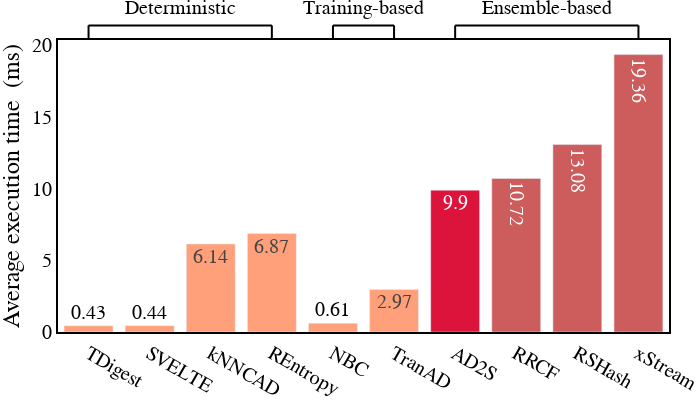

Here is the notebook cell this chart was saved with:
### Code cell
import plotly.graph_objects as go 
import numpy as np

fig = go.Figure()
colors = ['lightsalmon'] * 6 + ['crimson'] + ['indianred'] * 3
fig.add_trace(go.Bar(x=df_mean.index, y=df_mean.values, textposition='auto',text=df_mean.values,marker_color=colors))


fig.add_shape(type="line",
        xref="x", yref="paper",
        x0=df_mean.index[0], y0=1, x1=df_mean.index[0], y1=1.05,
        line=dict(
            color="black",
            width=2,
        )
    )
fig.add_shape(type="line",
        xref="x", yref="paper",
        x0=df_mean.index[3], y0=1, x1=df_mean.index[3], y1=1.05,
        line=dict(
            color="black",
            width=2,
        )
    )

fig.add_shape(type="line",
    xref="x", yref="paper",
    x0=df_mean.index[0], y0=1.05, x1=df_mean.index[3], y1=1.05,
    line=dict(
        color="black",
        width=2,
    )
)

fig.add_annotation(dict(font=dict(size=14),
    x=1.5,
    y=1.15,
    showarrow=False,
    text='Deterministic',
    textangle=0,
    xref="x", yref="paper",
    font_size = 20
))


fig.add_shape(type="line",
        xref="x", yref="paper",
        x0=df_mean.index[9], y0=1, x1=df_mean.index[9], y1=1.05,
        line=dict(
            color="black",
            width=2,
        )
    )
fig.add_shape(type="line",
        xref="x", yref="paper",
        x0=df_mean.index[6], y0=1, x1=df_mean.index[6], y1=1.05,
        line=dict(
            color="black",
            width=2,
        )
    )

fig.add_shape(type="line",
    xref="x", yref="paper",
    x0=df_mean.index[6], y0=1.05, x1=df_mean.index[9], y1=1.05,
    line=dict(
        color="black",
        width=2,
    )
)


fig.add_annotation(dict(font=dict(size=14),
    x=4.5,
    y=1.15,
    showarrow=False,
    text='Training-based',
    textangle=0,
    xref="x", yref="paper",
    font_size = 20
))


fig.add_shape(type="line",
        xref="x", yref="paper",
        x0=df_mean.index[4], y0=1, x1=df_mean.index[4], y1=1.05,
        line=dict(
            color="black",
            width=2,
        )
    )
fig.add_shape(type="line",
        xref="x", yref="paper",
        x0=df_mean.index[5], y0=1, x1=df_mean.index[5], y1=1.05,
        line=dict(
            color="black",
            width=2,
        )
    )

fig.add_shape(type="line",
    xref="x", yref="paper",
    x0=df_mean.index[4], y0=1.05, x1=df_mean.index[5], y1=1.05,
    line=dict(
        color="black",
        width=2,
    )
)



fig.add_annotation(dict(font=dict(size=14),
    x=7.5,
    y=1.15,
    showarrow=False,
    text='Ensemble-based',
    textangle=0,
    xref="x", yref="paper",
    font_size = 20
))

fig.update_layout(
    plot_bgcolor="white",
    xaxis=dict(
        # title= f"Anomaly detection methods",
        showline=True,
        showgrid=False,
        linecolor="black",
        linewidth=2,
        mirror=True,
    ),
    yaxis=dict(
        title="Average execution time  (ms)",
        showline=True,
        showgrid=False,
        linecolor="black",
        linewidth=2,
        mirror=True,
        tickmode="auto"
    ),
    font_family="Times New Roman",
    font_color="black",
    height=400,
    width=700,
    margin=dict(l=0, r=0, b=0, t=40),
    legend=dict(x=0.6, y=0, bgcolor="rgba(0,0,0,0)"),
    font=dict(size=20),
    # yaxis_range=[0.5, 1.0],
    # xaxis=dict(tickvals=list(cfg.experiments.chains.candidate)),
)
fig.write_image('./avg_time.pdf')
fig

### Figure 1 — Plotly figure (JSON) as saved in the notebook; plotly's stock layout.template omitted (floating-point values rounded to 4 significant figures)
{"data": [{"marker": {"color": ["lightsalmon", "lightsalmon", "lightsalmon", "lightsalmon", "lightsalmon", "lightsalmon", "crimson", "indianred", "indianred", "indianred"]}, "text": [0.43, 0.44, 6.14, 6.87, 0.61, 2.97, 9.9, 10.72, 13.08, 19.36], "textposition": "auto", "type": "bar", "x": ["TDigest", "SVELTE", "kNNCAD", "REntropy", "NBC", "TranAD", "AD2S", "RRCF", "RSHash", "xStream"], "y": [0.43, 0.44, 6.14, 6.87, 0.61, 2.97, 9.9, 10.72, 13.08, 19.36]}], "layout": {"annotations": [{"font": {"size": 20}, "showarrow": false, "text": "Deterministic", "textangle": 0, "x": 1.5, "xref": "x", "y": 1.15, "yref": "paper"}, {"font": {"size": 20}, "showarrow": false, "text": "Training-based", "textangle": 0, "x": 4.5, "xref": "x", "y": 1.15, "yref": "paper"}, {"font": {"size": 20}, "showarrow": false, "text": "Ensemble-based", "textangle": 0, "x": 7.5, "xref": "x", "y": 1.15, "yref": "paper"}], "font": {"color": "black", "family": "Times New Roman", "size": 20}, "height": 400, "legend": {"bgcolor": "rgba(0,0,0,0)", "x": 0.6, "y": 0}, "margin": {"b": 0, "l": 0, "r": 0, "t": 40}, "plot_bgcolor": "white", "shapes": [{"line": {"color": "black", "width": 2}, "type": "line", "x0": "TDigest", "x1": "TDigest", "xref": "x", "y0": 1, "y1": 1.05, "yref": "paper"}, {"line": {"color": "black", "width": 2}, "type": "line", "x0": "REntropy", "x1": "REntropy", "xref": "x", "y0": 1, "y1": 1.05, "yref": "paper"}, {"line": {"color": "black", "width": 2}, "type": "line", "x0": "TDigest", "x1": "REntropy", "xref": "x", "y0": 1.05, "y1": 1.05, "yref": "paper"}, {"line": {"color": "black", "width": 2}, "type": "line", "x0": "xStream", "x1": "xStream", "xref": "x", "y0": 1, "y1": 1.05, "yref": "paper"}, {"line": {"color": "black", "width": 2}, "type": "line", "x0": "AD2S", "x1": "AD2S", "xref": "x", "y0": 1, "y1": 1.05, "yref": "paper"}, {"line": {"color": "black", "width": 2}, "type": "line", "x0": "AD2S", "x1": "xStream", "xref": "x", "y0": 1.05, "y1": 1.05, "yref": "paper"}, {"line": {"color": "black", "width": 2}, "type": "line", "x0": "NBC", "x1": "NBC", "xref": "x", "y0": 1, "y1": 1.05, "yref": "paper"}, {"line": {"color": "black", "width": 2}, "type": "line", "x0": "TranAD", "x1": "TranAD", "xref": "x", "y0": 1, "y1": 1.05, "yref": "paper"}, {"line": {"color": "black", "width": 2}, "type": "line", "x0": "NBC", "x1": "TranAD", "xref": "x", "y0": 1.05, "y1": 1.05, "yref": "paper"}], "width": 700, "xaxis": {"linecolor": "black", "linewidth": 2, "mirror": true, "showgrid": false, "showline": true}, "yaxis": {"linecolor": "black", "linewidth": 2, "mirror": true, "showgrid": false, "showline": true, "tickmode": "auto", "title": {"text": "Average execution time  (ms)"}}}}
